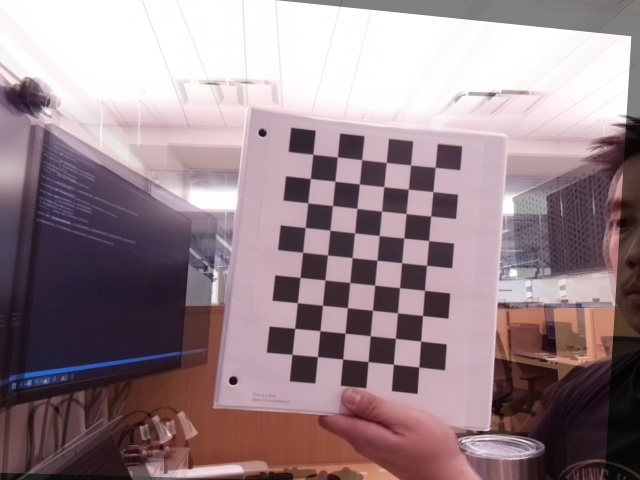
//> input picture Archive Folder/Feature Detection And Matching ORB/build/Stitched_picture.jpg, 640 x 480 px, given in place of the camera
$ ./main   (built with g++ and OpenCV 4)
//> lines starting //> are read from the running program, lines starting //| are printed output that depends on the picture
#include <opencv2/opencv.hpp>
#include <vector>
#define NOIR_CAMERA 0
#define VISIBLE_CAMERA 1
int main()
{
    // Open two camera streams
    cv::VideoCapture cap1(NOIR_CAMERA);    // Change 0 to the appropriate camera index
    cv::VideoCapture cap2(VISIBLE_CAMERA); // Change 1 to the appropriate camera index

    // Check if the cameras are opened
    if (!cap1.isOpened() || !cap2.isOpened())
    {
        std::cerr << "Error: Cameras not accessible" << std::endl;
        return -1;
    }

    printf("\nPress either q or Q to capture the image \r\n");
    bool previewFlag = true;
    cv::Mat irFrames, visibleFrames, combinedFrames;
    while (previewFlag)
    {
        cap1 >> irFrames;
//> irFrames is the input picture: 480 rows x 640 cols, CV_8UC3; mean B, G, R 139, 133, 152.8
        cap2 >> visibleFrames;

        if (irFrames.empty() || visibleFrames.empty())
        {
            std::cerr << "IMAGE NOT CAPTURED " << std::endl;
        }

        cv::hconcat(irFrames, visibleFrames, combinedFrames);
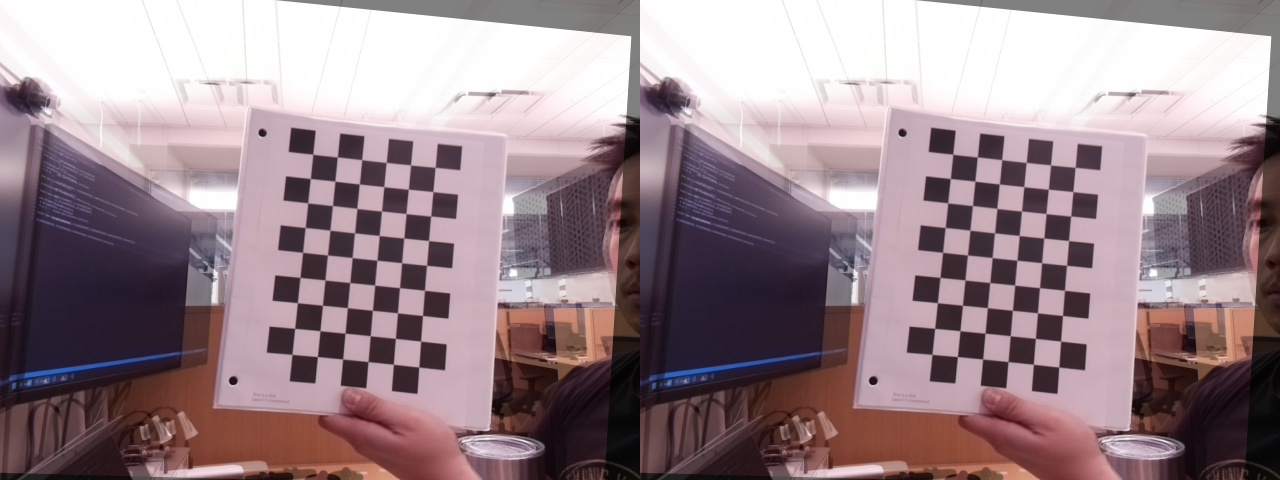
//> combinedFrames: 480 rows x 1280 cols, CV_8UC3; mean B, G, R 139, 133, 152.8

        cv::imshow("Preview window", combinedFrames);

        if (cv::waitKey(1) == 'q' || cv::waitKey(1) == 'Q')
//> the 'q' key is pressed
        {
            previewFlag = false;
        }
    }
    previewFlag = true;
    cv::destroyWindow("Preview window");

    // Convert images to grayscale
    cv::Mat gray1, gray2;
    cv::cvtColor(irFrames, gray1, cv::COLOR_BGR2GRAY);
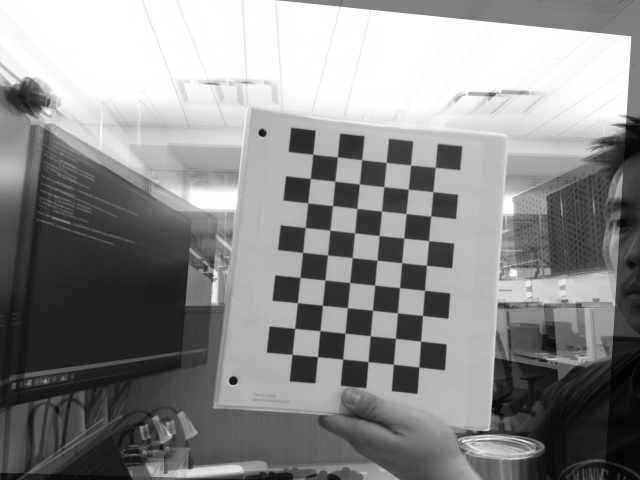
//> gray1: 480 rows x 640 cols, CV_8UC1; min 0, max 255, mean 139.6
    cv::cvtColor(visibleFrames, gray2, cv::COLOR_BGR2GRAY);

    // Detect ORB keypoints and descriptors
    cv::Ptr<cv::ORB> orb = cv::ORB::create();
    std::vector<cv::KeyPoint> keypoints1, keypoints2;
    cv::Mat descriptors1, descriptors2;
    orb->detectAndCompute(gray1, cv::noArray(), keypoints1, descriptors1);
//> keypoints1 = 500 keypoints; strongest (x, y, size): (230, 380, 44.6), (232, 382, 53.6), (264, 132, 44.6), (233, 384, 37.2)
    orb->detectAndCompute(gray2, cv::noArray(), keypoints2, descriptors2);
//> keypoints2 has the same summary as keypoints1

    // Match descriptors using BFMatcher
    cv::BFMatcher matcher(cv::NORM_HAMMING);
    std::vector<cv::DMatch> matches;
    matcher.match(descriptors1, descriptors2, matches);
//> matches = 500 matches

    // Sort matches by their distance
    std::sort(matches.begin(), matches.end());

    // Remove not so good matches
    const int numGoodMatches = matches.size() * 0.15;
//> numGoodMatches = 75
    matches.erase(matches.begin() + numGoodMatches, matches.end());
//> matches = 75 matches

    // Draw top matches
    cv::Mat imgMatches;
    cv::drawMatches(irFrames, keypoints1, visibleFrames, keypoints2, matches, imgMatches);
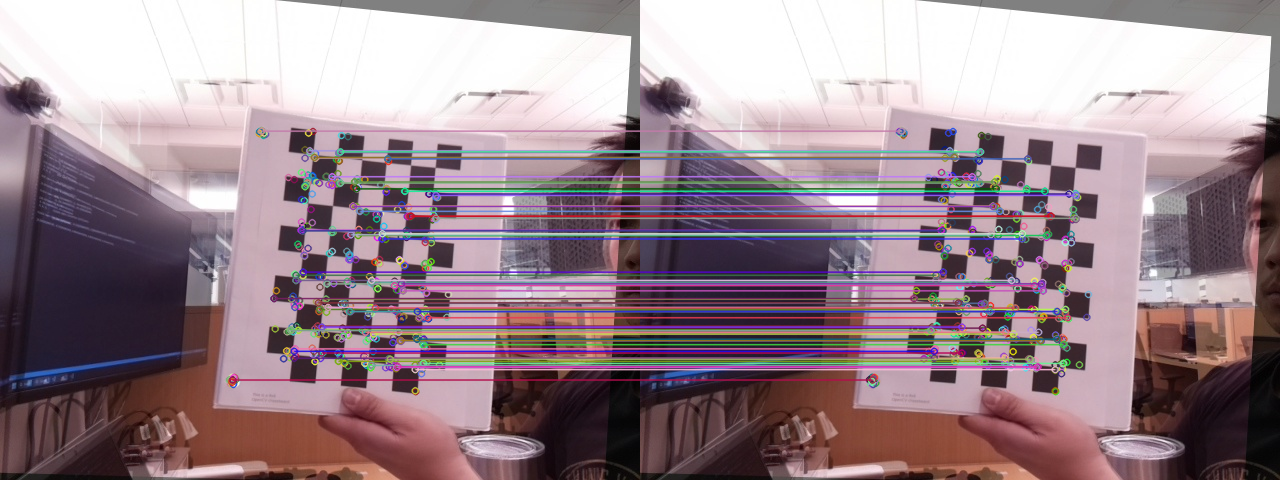
//> imgMatches: 480 rows x 1280 cols, CV_8UC3; mean B, G, R 141.8, 134.3, 153.9

    // Extract location of good matches
    std::vector<cv::Point2f> points1, points2;

    for (size_t i = 0; i < matches.size(); i++)
    {
        points1.push_back(keypoints1[matches[i].queryIdx].pt);
        points2.push_back(keypoints2[matches[i].trainIdx].pt);
    }
//> this loop made 75 passes
//> after the loop, points1 = 75 Points (x, y), first 12: [326.6, 283.4], [350.4, 311], [425.1, 309], [394, 284.1], [423, 344.2], [340.1, 182.5], [319.3, 309], [327.6, 306.9], [364.6, 357.7], [359.4, 210.8], [352.5, 205.6], [357.7, 235]; points2 has the same summary as points1

    // Find homography
    cv::Mat calculatedHomography = cv::findHomography(points1, points2, cv::RANSAC);
//> calculatedHomography = [[1, 1.92e-16, 9.22e-14], [-5.33e-18, 1, -1.88e-13], [-1.44e-19, 5.51e-19, 1]]

    // Use homography to warp image
    cv::Mat img1Warped;
    cv::warpPerspective(irFrames, img1Warped, calculatedHomography, visibleFrames.size());

    // Display the warped image
    cv::imshow("Warped Image", img1Warped);
    cv::imshow("Matches", imgMatches);

    cv::imwrite("warpedImage.jpg", img1Warped);
    cv::imwrite("matches.jpg", imgMatches);

    std::cout << "Calculated Homography\n\n"
              << calculatedHomography << std::endl;
//| Calculated Homography
//| [0.9999999999999997, 1.923456706655603e-16, 9.220167332324264e-14;
//|  -5.333367631947595e-18, 1.000000000000001, -1.878929251057801e-13;
//|  -1.444897263574083e-19, 5.511573147111429e-19, 1]

    cv::waitKey(0);

    return 0;
}
